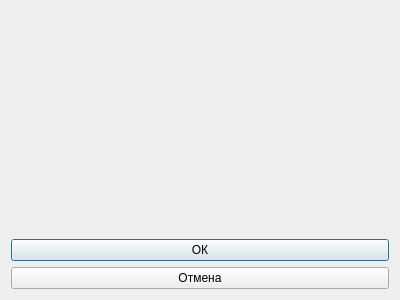
<?xml version="1.0" encoding="UTF-8"?>
<ui version="4.0">
 <class>portDialog</class>
 <widget class="QDialog" name="portDialog">
  <property name="geometry">
   <rect>
    <x>0</x>
    <y>0</y>
    <width>400</width>
    <height>300</height>
   </rect>
  </property>
  <property name="windowTitle">
   <string>BT Control</string>
  </property>
  <property name="windowIcon">
   <iconset resource="states.qrc">
    <normaloff>:/images/icons/bluetooth.png</normaloff>:/images/icons/bluetooth.png</iconset>
  </property>
  <layout class="QHBoxLayout" name="horizontalLayout">
   <item>
    <layout class="QVBoxLayout" name="portRadioButtonsLayout"/>
   </item>
   <item>
    <layout class="QVBoxLayout" name="verticalLayout">
     <item>
      <spacer name="verticalSpacer">
       <property name="orientation">
        <enum>Qt::Vertical</enum>
       </property>
       <property name="sizeHint" stdset="0">
        <size>
         <width>20</width>
         <height>40</height>
        </size>
       </property>
      </spacer>
     </item>
     <item>
      <widget class="QPushButton" name="applyButton">
       <property name="text">
        <string>ОК</string>
       </property>
       <property name="default">
        <bool>true</bool>
       </property>
       <property name="flat">
        <bool>false</bool>
       </property>
      </widget>
     </item>
     <item>
      <widget class="QPushButton" name="cencelButton">
       <property name="text">
        <string>Отмена</string>
       </property>
      </widget>
     </item>
    </layout>
   </item>
  </layout>
 </widget>
 <resources>
  <include location="states.qrc"/>
 </resources>
 <connections/>
</ui>
